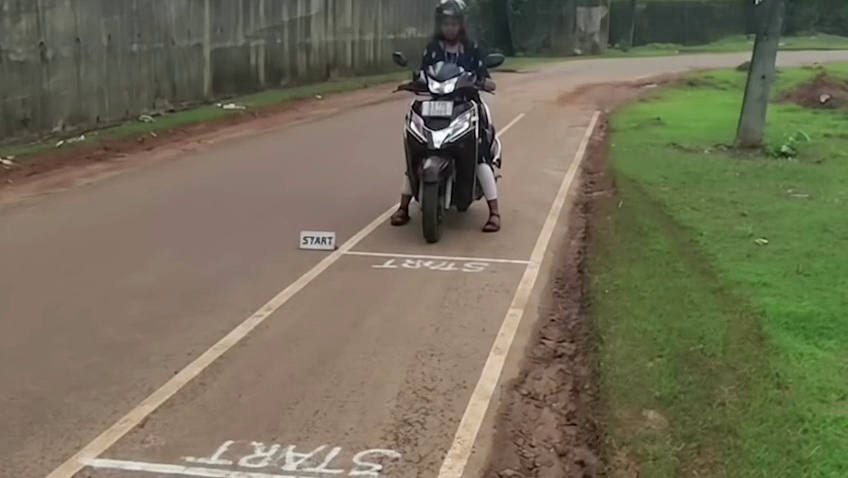
#> input picture scratch/lane_inspection/frame_15.jpg, 848 x 478 px, found by its file name; its folder holds 4 pictures in this run
$ python segment_road.py
#> lines starting #> are read from the running program, lines starting #| are printed output that depends on the picture; after the words box and inside, x2 and y2 are one past the last pixel; in counts of white or black regions, pixels touching at a corner belong together; pictures that were not available may be replaced by others from this repository, and a replacement may not be noted
import cv2
import numpy as np

def inspect_frame_scene(f_idx):
#> called with f_idx = 15
    frame = cv2.imread(f'scratch/lane_inspection/frame_{f_idx}.jpg')
#> frame is the input picture: shape (478, 848, 3); mean B, G, R 88.3, 110.4, 114.8
    if frame is None:
        return
    h, w = frame.shape[:2]
#> h = 478; w = 848

    # Analyze color segmentation across the frame
    # Convert to HSV and Lab
    hsv = cv2.cvtColor(frame, cv2.COLOR_BGR2HSV)
#> hsv: shape (478, 848, 3); mean H, S, V 29.1, 70.2, 120.8
    lab = cv2.cvtColor(frame, cv2.COLOR_BGR2LAB)
#> lab: shape (478, 848, 3); mean of channels 0, 1, 2 118, 125.9, 141

    # Road characteristics:
    # Asphalt / concrete pavement has low-to-medium saturation and neutral hue
    # Grass / vegetation has high Green (Hue ~ 35-85) and distinct saturation
    # Soil / mud shoulder has reddish-brown or yellowish-brown hue
    # Sky / background is at top (y < 0.35 * h)

    # Measure vegetation mask (Hue 32 to 85, Sat 60 to 255)
    veg_mask = cv2.inRange(hsv, np.array([30, 50, 40]), np.array([85, 255, 255]))
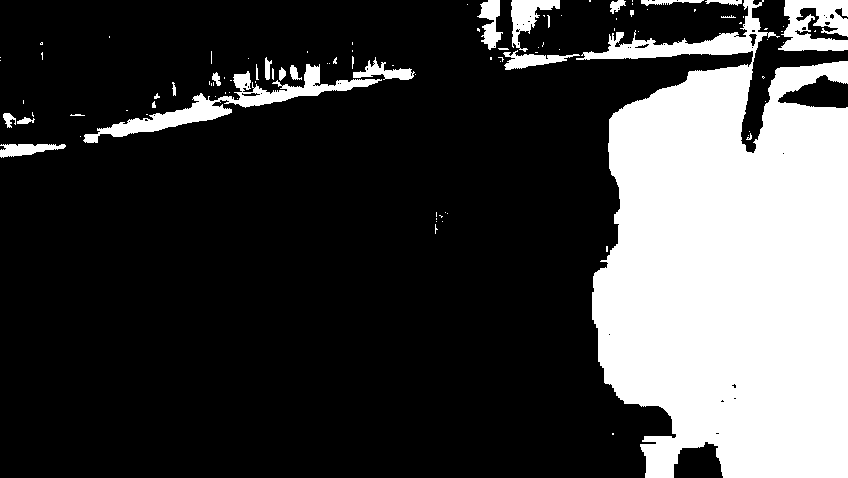
#> veg_mask: shape (478, 848); 25.6% white; 100 white regions (72 under 20 px), largest, box (x1, y1, x2, y2) and area: (576, 0, 848, 478) 91988, (83, 64, 382, 143) 4156, (778, 0, 848, 51) 2489

    # Measure soil / shoulder mask
    # Find horizontal profile of road across multiple y levels: y = 0.5*h, 0.65*h, 0.8*h, 0.95*h
    print(f"\n================ FRAME {f_idx} ================")
    for y_frac in [0.5, 0.65, 0.8, 0.92]:
        y = int(y_frac * h)
        row_hsv = hsv[y, :, :]
        # Check vegetation presence on row
        row_veg = veg_mask[y, :]
        veg_indices = np.where(row_veg > 0)[0]
        veg_left = [x for x in veg_indices if x < w // 2]
        veg_right = [x for x in veg_indices if x >= w // 2]

        left_bound = max(veg_left) if veg_left else 0
        right_bound = min(veg_right) if veg_right else w
        print(f"y={y:3d} ({y_frac*100:.0f}% height): Drivable Road width ~ [{left_bound:3d} to {right_bound:3d}] (Road width = {right_bound - left_bound}px out of {w}px)")
#> this loop made 4 passes
#> right_bound on passes 1 to 4: 618, 592, 604, 644
#| y=239 (50% height): Drivable Road width ~ [  0 to 618] (Road width = 618px out of 848px)
#| y=310 (65% height): Drivable Road width ~ [  0 to 592] (Road width = 592px out of 848px)
#| y=382 (80% height): Drivable Road width ~ [  0 to 604] (Road width = 604px out of 848px)
#| y=439 (92% height): Drivable Road width ~ [  0 to 644] (Road width = 644px out of 848px)

for idx in [15, 30, 60, 90, 120, 150, 180, 200]:
    inspect_frame_scene(idx)
#> pass 2 of the loop `for idx in [15, 30, 60, 90, 120, 150, 180, 200]:`:
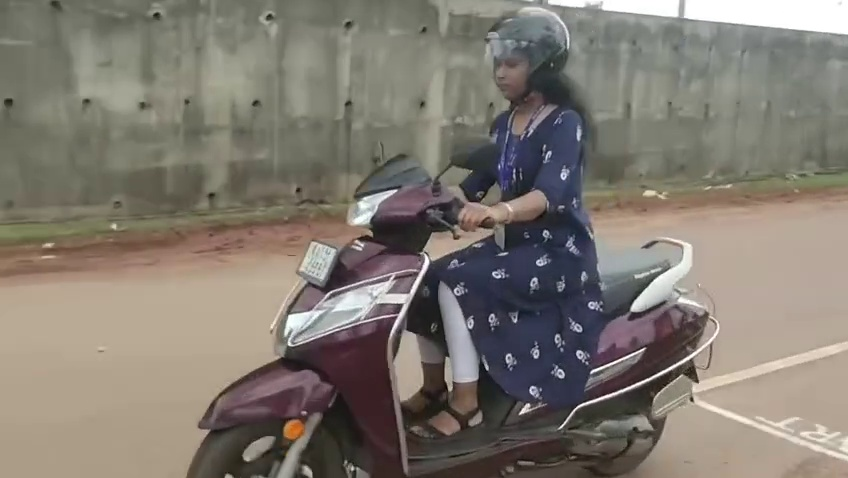
#> input picture scratch/lane_inspection/frame_120.jpg, 848 x 478 px, given in place of frame_30.jpg, which was not available
#> in inspect_frame_scene, frame is the input picture: shape (478, 848, 3); mean B, G, R 113.1, 122.2, 128.9
#> hsv: shape (478, 848, 3); mean H, S, V 45, 43.6, 131.5
#> lab: shape (478, 848, 3); mean of channels 0, 1, 2 130.2, 129.2, 133.8
#> in inspect_frame_scene (call 2), `veg_mask = cv2.inRange(hsv, np.array([30, 50, 40]), np.array([85, 255,..`:
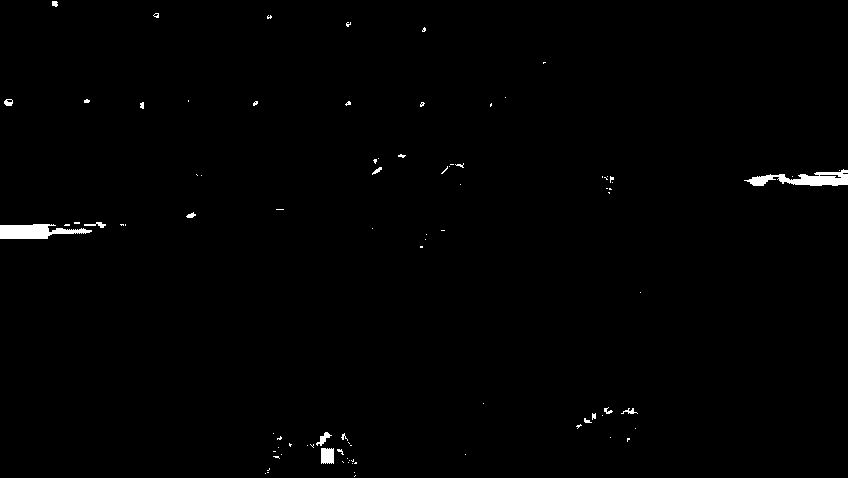
#> veg_mask: shape (478, 848); 0.71% white; 89 white regions (74 under 20 px), largest, box (x1, y1, x2, y2) and area: (744, 169, 848, 186) 910, (0, 224, 92, 239) 895, (321, 448, 334, 464) 198
#> the loop in inspect_frame_scene (call 2), `for y_frac in [0.5, 0.65, 0.8, 0.92]:` made 4 passes
#> (left_bound, right_bound) on passes 2 to 3: (0, 848), (0, 848)
#> (printed output is left out)
